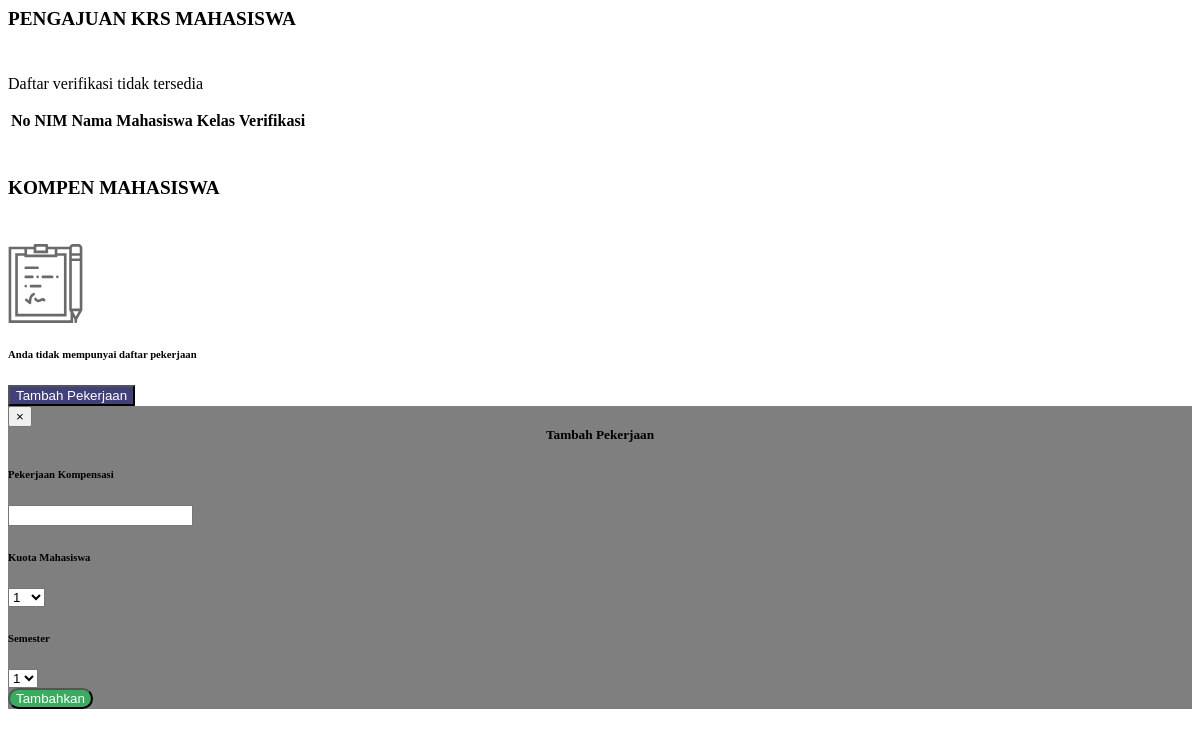
/module/dosen/dosenKrs.php, run on an earlier commit of the app's database.
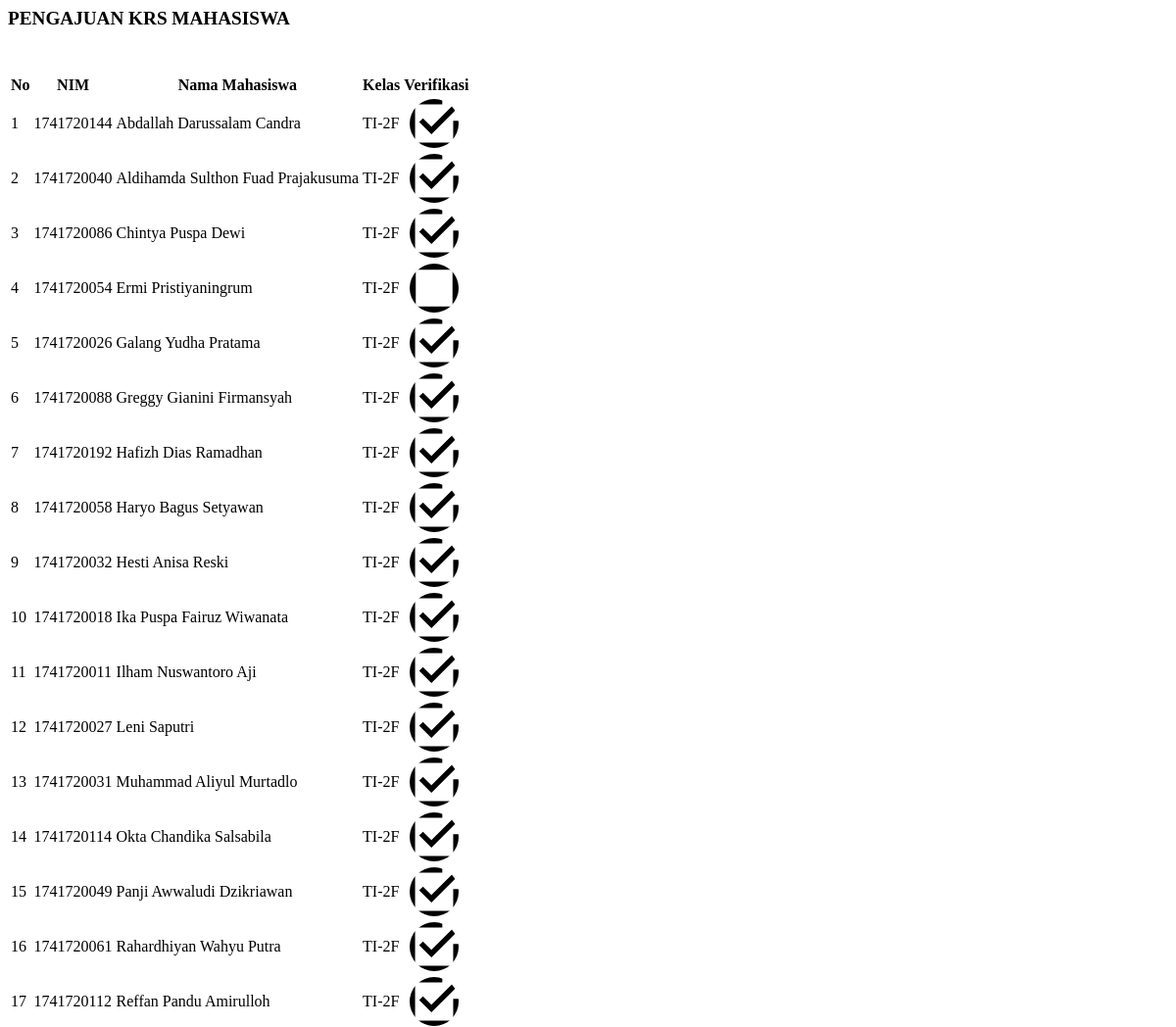
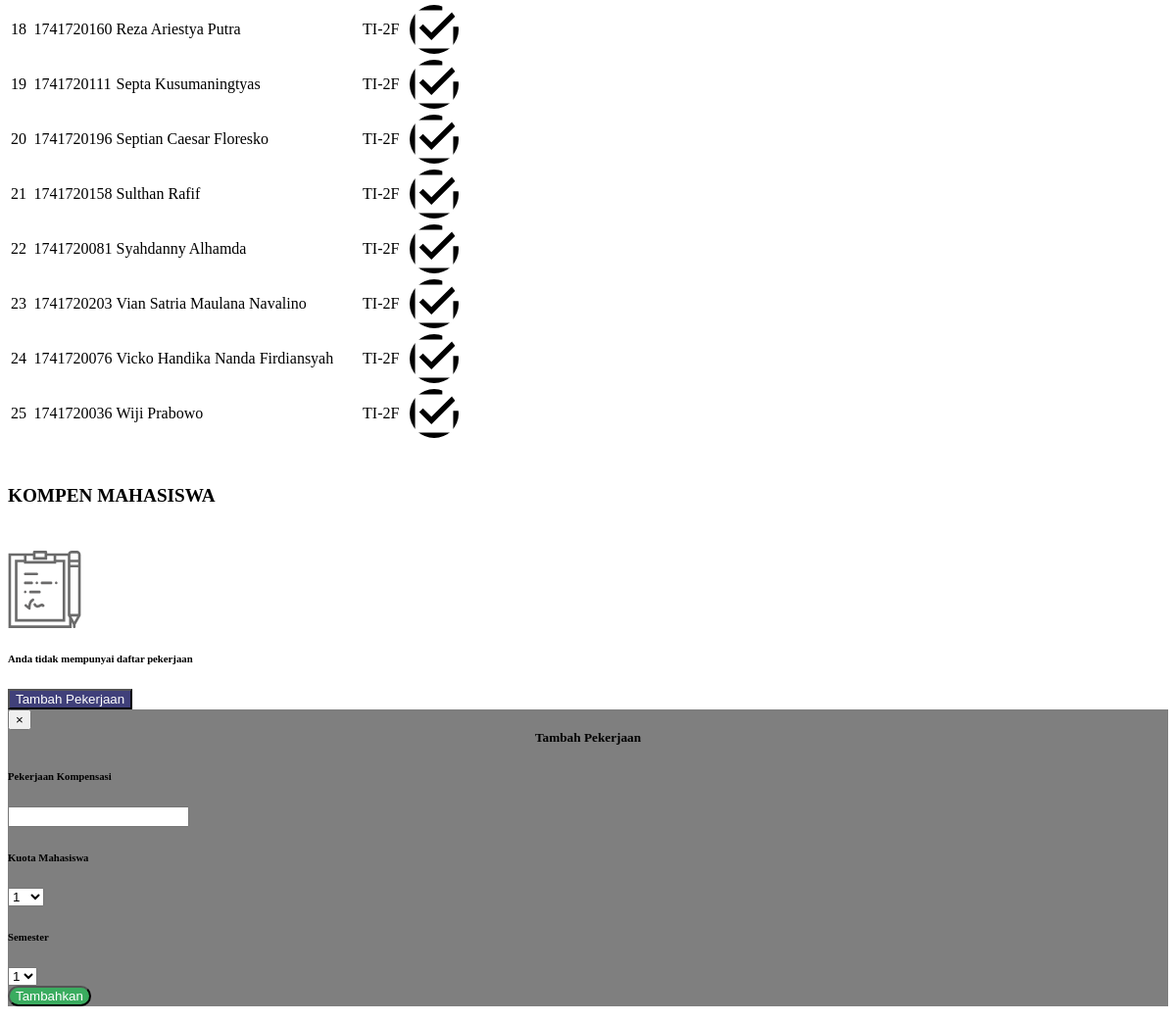
And on a later commit of the database (2 pictures, top to bottom).
### tables this page shows
CREATE TABLE `tabel_mahasiswa` (
  `id_mahasiswa` int(30) NOT NULL,
  `id_prodi` int(30) NOT NULL,
  `id_kelas` int(30) NOT NULL,
  `id_semester` int(11) NOT NULL,
  `nim` varchar(50) NOT NULL,
  `nama` varchar(100) NOT NULL,
  `alamat` varchar(250) DEFAULT NULL,
  `jenis_kelamin` enum('laki-laki','perempuan') NOT NULL,
  `tempat_lahir` varchar(50) DEFAULT NULL,
  `tanggal_lahir` date DEFAULT NULL,
  `foto` text,
  `waktu_edit` datetime DEFAULT NULL,
  `id_user` int(11) NOT NULL,
  `waktu_tambah` timestamp NOT NULL DEFAULT CURRENT_TIMESTAMP
);

CREATE TABLE `tabel_prodi` (
  `id_prodi` int(30) NOT NULL,
  `nama` varchar(50) NOT NULL,
  `kode` varchar(30) NOT NULL
);

CREATE TABLE `tabel_kelas` (
  `id_kelas` int(30) NOT NULL,
  `kode_kelas` varchar(50) NOT NULL,
  `id_prodi` int(10) NOT NULL,
  `tingkat` int(11) NOT NULL
);

### process/proses_krsDosen.php (called while the page is built, shortened)
<?php
function menampilkanTaskDosen($con, $idUser){
    $queryTask="SELECT ts.semester, td.id_dosen, tpk.id_pekerjaan_kompen, tpk.nama, tpk.kuota FROM tabel_pekerjaan_kompen tpk INNER JOIN tabel_dosen td
    ON tpk.id_dosen = td.id_dosen INNER JOIN tabel_semester ts ON tpk.id_semester = ts.id_semester WHERE td.id_user = '$idUser' AND tpk.status_kompen='1'";
    $resultQueryTask = mysqli_query($con, $queryTask);
    return $resultQueryTask;
}
?>

### module/dosen/dosenKrs.php (the view, shortened to what this page needs)
<?php
    include "../config/connection.php";
    include "../process/proses_krsDosen.php";
?>
<main role="main" class="container-fluid" id="dosenKrs">
    <link rel="stylesheet" href="../css/dosenKrs.css">
    <div class="row">
        <div class="col-md-3 p-0">
        <div class="col-md-6 p-0">
            <div class="m-2 p-3 bg-white rounded shadow-sm">
                <h6 class="border-bottom border-gray pb-2 mb-0 judul">
                    PENGAJUAN KRS MAHASISWA
                </h6>
                <div class="media text-muted pt-3">
                    <div class="media-body pb-3 mb-0 small lh-125">
                        <div class="isi">
                            <table class="table table-striped table-bordered text-center">
                                <thead>
                                    <tr>
                                        <th>No</th>
                                        <th>NIM</th>
                                        <th>Nama Mahasiswa</th>
                                        <th>Kelas</th>
                                        <th>Verifikasi</th>
                                    </tr>
                                </thead>
                                <tbody>
                                    <?php
                                    $queryKrs="SELECT tm.id_mahasiswa, tm.nama, tm.nim, tke.kode_kelas, tke.tingkat, tp.kode, tkr.status_verifikasi FROM tabel_mahasiswa tm, tabel_kelas tke, tabel_prodi tp, tabel_krs tkr WHERE tm.id_kelas = tke.id_kelas AND tm.id_prodi = tp.id_prodi AND tm.id_mahasiswa = tkr.id_mahasiswa AND status_daftar_ulang = 'Sudah';";
                                    $resultKrs = mysqli_query($con, $queryKrs);
                                    $index = 1;
                                    if(mysqli_num_rows($resultKrs) > 0){
                                        while($row = mysqli_fetch_assoc($resultKrs)){
                                            ?>
                                      <tr>
                                      <form action="../process/proses_krsDosen.php?module=krs&act=editVerifikasi" method="post">
                                          <td><?php echo $index?></td>
                                          <td><?php echo $row['nim']?></td>
                                          <td><?php echo $row['nama']?></td>
                                          <td><?php echo $row["kode"]; ?>-<?php echo $row["tingkat"]; echo $row["kode_kelas"] ?>
                                          </td>
                                          <td><button type="submit" class="" id="tambahVerifikasi" name="tambahVerifikasi" style="background-color: transparent; border-style:none;"><img src="../img/<?php echo ($row['status_verifikasi'] == "Sudah")? 'Checkedbox.svg' : 'Checkbox.svg' ; ?>" style="width:50px;height:50px;border-radius:50%;"></button></td>
                                          </form>
                                      </tr>
                                    <?php $index++;
                                            }
                                            ?>
                                    <?php
                                    } else{
                                    ?>
                                    <div class="verifikasi-dosen-kosong text-center">
                                        <p>Daftar verifikasi tidak tersedia</p>
                                    </div>
                                    <?php
                                    }
                                    ?>
                                </tbody>
                            </table>
                        </div>
                    </div>
                </div>
            </div>
        </div>
    <div class="col-md-3 p-0 ">
      <div class="sticky-sidebar sticky-top mt-2">
        <div class="kompen-bar m-2 p-3 bg-white rounded shadow-sm my-auto">
          <h6 class="border-bottom border-gray pb-2 mb-0 judul">KOMPEN MAHASISWA</h6>
          <div class="media text-muted pt-3">
            <div class="media-body pb-3 mb-0 small">
              <div class="col-12 p-0 data-kompen-ada scrollbar">
            <?php
              $resultQueryTask= menampilkanTaskDosen($con, $idUser);
              if (mysqli_num_rows($resultQueryTask) > 0) {
                $index=1;
                while ($row = mysqli_fetch_assoc($resultQueryTask)) {
            ?>
                <form action="../process/proses_krsDosen.php?module=krs&act=sumbitTask" method="post">
                  <div class="row">
                    <div class="col-md-12">
                      <div class="row" id="kolomTask">
                        <div class="col-md-7">
                          <div class="row">
                            <div class="col-md-1 my-auto">
                            <?= $index ?>.
                            <input type="hidden" name="idDsnSubmitKmpn" id="idDsnSubmitKmpn" value="<?= $row['id_dosen']?>">
                            <input type="hidden" name="idTask" id="idTask" value="<?= $row['id_pekerjaan_kompen']?>">
                            </div>
                            <div class="col-md-9">
                              <div class="row">
                                <div class="col-md-12">
                                  <?= $row["nama"]?>
                                </div>
                              </div>
                              <div class="row">
                                <div class="col-md-12">
                                  kuota: <?= $row["kuota"]?> mahasiswa
                                </div>
                              </div>
                              <div class="row">
                                <div class="col-md-12">
                                  Semester: <?= $row["semester"]?>
                                </div>
                              </div>
                            </div>
                          </div>
                        </div>
                        <div class="col-md-3 my-auto">
                          <button type="submit" class="btn btn-success kompen-submit-btn" id="submitKompenDosen" name="submitKompenDosen">Submit</button>
                        </div>
                        <div class="col-md-auto my-auto">
                          <div class="dropdown">
                            <a data-toggle="dropdown"><i class="fa fa-ellipsis-v fa-2x waves-effect"></i></a>
                            <div class="dropdown-kompen dropdown-menu">
                              <a class="dropdown-item" data-toggle="modal" data-target="#hapusKompen<?= $row["id_pekerjaan_kompen"]?>"><i class="far fa-trash-alt"></i> Hapus</a>
                            </div>
                          </div>
                        </div>
                      </div>
                    </div>
                  </div>
                  <div class="border-bottom border-gray pb-2 mb-0"> </div>
                </form>
            <?php
                $index++;
                }
              }else {
                ?>
              <div class="isi py-5 text-center">
                <div class="text-center mb-2">
                  <img src="../img/clipboard.svg" alt="clipBoard" class="clipBoard">
                </div>
                <div class="data-kompen text-center w-50 mr-auto ml-auto">
                  <h6>Anda tidak mempunyai daftar pekerjaan</h6>
                </div>
              </div>
                <?php
              }
            ?>
              </div>
              <div class="d-flex justify-content-center">
                <button type="button" class="btn tambah-pekerjaan-kompen" data-toggle="modal"
                  data-target="#exampleModalCenter">Tambah Pekerjaan</button>
              </div>
              <div class="modal fade" id="exampleModalCenter" tabindex="-1" role="dialog"
                aria-labelledby="exampleModalCenterTitle" aria-hidden="true" data-backdrop="false">
                <div class="modal-dialog modal-dialog-centered modal-lg" role="document">
                  <div class="modal-content">
                    <button type="button" class="close text-right active" data-dismiss="modal" aria-label="Close">
                      <span aria-hidden="true">&times;</span>
                    </button>
                    <center>
                      <h5 class=" modal-title text-center border-bottom border-gray pb-2 mb-0"
                        id="exampleModalCenterTitle" style="margin: 0 auto;">Tambah Pekerjaan</h5>
                    </center>
                    <form action="../process/proses_krsDosen.php?module=krs&act=tambah" method="post">
                      <div class="modal-body">
                        <div class="form-group row">
                          <div class="col-3">
                            <label for="pekerjaanKompensasi">
                              <h6>Pekerjaan Kompensasi</h6>
                            </label>
                          </div>
                          <div class="col-6">
                            <input id="pekerjaanKompensasi" class="form-control" type="text" name="taskPekerjaan">
                          </div>
                        </div>
                        <div class="form-group row">
                          <div class="col-3">
                            <label for="kuotaMahasiswa">
                              <h6>Kuota Mahasiswa</h6>
                            </label>
                          </div>
                          <div class="col-3">
                            <select class="form-control kuota-mahasiswa" id="kuotaMahasiswa" name="kuotaMhs">
                              <option value="1">1</option>
                            </select>
                          </div>
                        </div>
                        <div class="form-group row">
                          <div class="col-3">
                            <label for="semester">
                              <h6>Semester</h6>
                            </label>
                          </div>
                          <div class="col-3">
                            <select class="form-control semester-kompen" id="semester-kompen" name="semesterKompen">
                              <option value="4">1</option>
                            </select>
                          </div>
                        </div>
                        <div class="modal-footer col-12 tambahkan-modal-parent text-right">
                          <button type="submit" class="btn tambahkan-modal" name="tambahTask">Tambahkan</button>
                        </div>
                      </div>
                    </form>
                  </div>
                </div>
              </div>
            </div>
          </div>
        </div>
      </div>
    </div>
    </div>
</main>

### css/dosenKrs.css (style rules this page uses)
#dosenKrs .tambah-pekerjaan-kompen { background-color: #40407a; color: white; }
#dosenKrs .judul { font-size: 1.2em; }
#dosenKrs #exampleModalCenter { background-color: rgba(0, 0, 0, 0.5); }
#dosenKrs .close { padding-right: 0.5em; }
#dosenKrs .tambahkan-modal { background-color: #3AAC5F; color: white; border-radius: 40px; }
#dosenKrs .tambahkan-modal-parent { padding-right: 4em; }

What changed in the data, as far as the page shows it:
added tabel_mahasiswa: nim "1741720144", nama "Abdallah Darussalam Candra", id_prodi.kode "TI", id_kelas.tingkat "2", id_kelas.kode_kelas "F"
added tabel_mahasiswa: nim "1741720040", nama "Aldihamda Sulthon Fuad Prajakusuma", id_prodi.kode "TI", id_kelas.tingkat "2", id_kelas.kode_kelas "F"
added tabel_mahasiswa: nim "1741720086", nama "Chintya Puspa Dewi", id_prodi.kode "TI", id_kelas.tingkat "2", id_kelas.kode_kelas "F"
added tabel_mahasiswa: nim "1741720054", nama "Ermi Pristiyaningrum", id_prodi.kode "TI", id_kelas.tingkat "2", id_kelas.kode_kelas "F"
added tabel_mahasiswa: nim "1741720026", nama "Galang Yudha Pratama", id_prodi.kode "TI", id_kelas.tingkat "2", id_kelas.kode_kelas "F"
added tabel_mahasiswa: nim "1741720088", nama "Greggy Gianini Firmansyah", id_prodi.kode "TI", id_kelas.tingkat "2", id_kelas.kode_kelas "F"
added tabel_mahasiswa: nim "1741720192", nama "Hafizh Dias Ramadhan", id_prodi.kode "TI", id_kelas.tingkat "2", id_kelas.kode_kelas "F"
added tabel_mahasiswa: nim "1741720058", nama "Haryo Bagus Setyawan", id_prodi.kode "TI", id_kelas.tingkat "2", id_kelas.kode_kelas "F"
added tabel_mahasiswa: nim "1741720032", nama "Hesti Anisa Reski", id_prodi.kode "TI", id_kelas.tingkat "2", id_kelas.kode_kelas "F"
added tabel_mahasiswa: nim "1741720018", nama "Ika Puspa Fairuz Wiwanata", id_prodi.kode "TI", id_kelas.tingkat "2", id_kelas.kode_kelas "F"
added tabel_mahasiswa: nim "1741720011", nama "Ilham Nuswantoro Aji", id_prodi.kode "TI", id_kelas.tingkat "2", id_kelas.kode_kelas "F"
added tabel_mahasiswa: nim "1741720027", nama "Leni Saputri", id_prodi.kode "TI", id_kelas.tingkat "2", id_kelas.kode_kelas "F"
added tabel_mahasiswa: nim "1741720031", nama "Muhammad Aliyul Murtadlo", id_prodi.kode "TI", id_kelas.tingkat "2", id_kelas.kode_kelas "F"
added tabel_mahasiswa: nim "1741720114", nama "Okta Chandika Salsabila", id_prodi.kode "TI", id_kelas.tingkat "2", id_kelas.kode_kelas "F"
added tabel_mahasiswa: nim "1741720049", nama "Panji Awwaludi Dzikriawan", id_prodi.kode "TI", id_kelas.tingkat "2", id_kelas.kode_kelas "F"
added tabel_mahasiswa: nim "1741720061", nama "Rahardhiyan Wahyu Putra", id_prodi.kode "TI", id_kelas.tingkat "2", id_kelas.kode_kelas "F"
added tabel_mahasiswa: nim "1741720112", nama "Reffan Pandu Amirulloh", id_prodi.kode "TI", id_kelas.tingkat "2", id_kelas.kode_kelas "F"
added tabel_mahasiswa: nim "1741720160", nama "Reza Ariestya Putra", id_prodi.kode "TI", id_kelas.tingkat "2", id_kelas.kode_kelas "F"
added tabel_mahasiswa: nim "1741720111", nama "Septa Kusumaningtyas", id_prodi.kode "TI", id_kelas.tingkat "2", id_kelas.kode_kelas "F"
added tabel_mahasiswa: nim "1741720196", nama "Septian Caesar Floresko", id_prodi.kode "TI", id_kelas.tingkat "2", id_kelas.kode_kelas "F"
added tabel_mahasiswa: nim "1741720158", nama "Sulthan Rafif", id_prodi.kode "TI", id_kelas.tingkat "2", id_kelas.kode_kelas "F"
added tabel_mahasiswa: nim "1741720081", nama "Syahdanny Alhamda", id_prodi.kode "TI", id_kelas.tingkat "2", id_kelas.kode_kelas "F"
added tabel_mahasiswa: nim "1741720203", nama "Vian Satria Maulana Navalino", id_prodi.kode "TI", id_kelas.tingkat "2", id_kelas.kode_kelas "F"
added tabel_mahasiswa: nim "1741720076", nama "Vicko Handika Nanda Firdiansyah", id_prodi.kode "TI", id_kelas.tingkat "2", id_kelas.kode_kelas "F"
added tabel_mahasiswa: nim "1741720036", nama "Wiji Prabowo", id_prodi.kode "TI", id_kelas.tingkat "2", id_kelas.kode_kelas "F"
Also different on the page:
text no longer shown: "Daftar verifikasi tidak tersedia"
